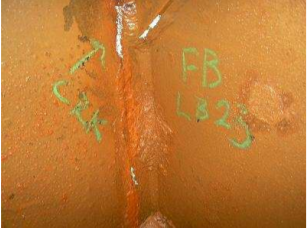
#> input picture Test2.bmp, 307 x 228 px, given in place of Test4.png, which was not available
$ jupyter execute --allow-errors 'Test Percolation.ipynb'   (older library calls are emulated)
#> lines starting #> are read from the running program, lines starting #| are printed output that depends on the picture; pictures that were not available may be replaced by others from this repository, and a replacement may not be noted
#> further down, frame is the input picture: shape (228, 307, 3); mean B, G, R 51.6, 121.3, 189.6
#> `gray = cv2.cvtColor(frame, cv2.COLOR_BGR2GRAY)`:
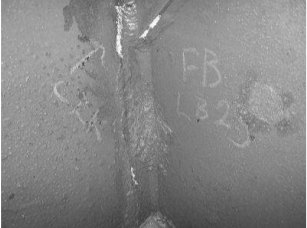
#> gray: shape (228, 307); min 59, max 255, mean 133.8
#> `bi_blur = cv2.bilateralFilter(gray,15,80,80)`:
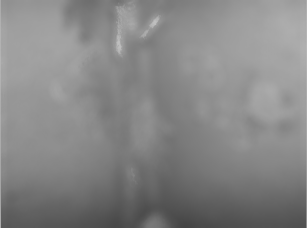
#> bi_blur: shape (228, 307); min 67, max 191, mean 133.4
[cell 1]
#Importing Necessary Files
import cv2
import numpy as np

import numpy as np
import os
import cv2
import matplotlib.pyplot as plt


# defining the crack detector function

# here weak_th and strong_th are thresholds for
# double thresholding step
def PCD(img, weak_th = None, strong_th = None):

    # conversion of image to grayscale
    img = cv2.cvtColor(img, cv2.COLOR_BGR2GRAY)

    # Noise reduction step
    img = cv2.GaussianBlur(img, (5, 5), 1.6)

    # Calculating the gradients
    gx = cv2.Sobel(np.float32(img), cv2.CV_64F, 1, 0, 3)
    gy = cv2.Sobel(np.float32(img), cv2.CV_64F, 0, 1, 3)

    # Conversion of Cartesian coordinates to polar
    mag, ang = cv2.cartToPolar(gx, gy, angleInDegrees = True)

    # setting the minimum and maximum thresholds
    # for double thresholding
    mag_max = np.max(mag)
    if not weak_th:weak_th = mag_max * 0.1
    if not strong_th:strong_th = mag_max * 0.5

    # getting the dimensions of the input image
    height, width = img.shape

    # Looping through every pixel of the grayscale
    # image
    for i_x in range(width):
        for i_y in range(height):

            grad_ang = ang[i_y, i_x]
            grad_ang = abs(grad_ang-180) if abs(grad_ang)>180 else abs(grad_ang)

            # selecting the neighbours of the target pixel
            # according to the gradient direction
            # In the x axis direction
            if grad_ang<= 22.5:
                neighb_1_x, neighb_1_y = i_x-1, i_y
                neighb_2_x, neighb_2_y = i_x + 1, i_y

            # top right (diagonal-1) direction
            elif grad_ang>22.5 and grad_ang<=(22.5 + 45):
                neighb_1_x, neighb_1_y = i_x-1, i_y-1
                neighb_2_x, neighb_2_y = i_x + 1, i_y + 1

            # In y-axis direction
            elif grad_ang>(22.5 + 45) and grad_ang<=(22.5 + 90):
                neighb_1_x, neighb_1_y = i_x, i_y-1
                neighb_2_x, neighb_2_y = i_x, i_y + 1

            # top left (diagonal-2) direction
            elif grad_ang>(22.5 + 90) and grad_ang<=(22.5 + 135):
                neighb_1_x, neighb_1_y = i_x-1, i_y + 1
                neighb_2_x, neighb_2_y = i_x + 1, i_y-1

            # Now it restarts the cycle
            elif grad_ang>(22.5 + 135) and grad_ang<=(22.5 + 180):
                neighb_1_x, neighb_1_y = i_x-1, i_y
                neighb_2_x, neighb_2_y = i_x + 1, i_y

            # Non-maximum suppression step
            if width>neighb_1_x>= 0 and height>neighb_1_y>= 0:
                if mag[i_y, i_x]<mag[neighb_1_y, neighb_1_x]:
                    mag[i_y, i_x]= 0
                    continue

            if width>neighb_2_x>= 0 and height>neighb_2_y>= 0:
                if mag[i_y, i_x]<mag[neighb_2_y, neighb_2_x]:
                    mag[i_y, i_x]= 0

    weak_ids = np.zeros_like(img)
    strong_ids = np.zeros_like(img)
    ids = np.zeros_like(img)

    # double thresholding step
    for i_x in range(width):
        for i_y in range(height):

            grad_mag = mag[i_y, i_x]

            if grad_mag<weak_th:
                mag[i_y, i_x]= 0
            elif strong_th>grad_mag>= weak_th:
                ids[i_y, i_x]= 1
            else:
                ids[i_y, i_x]= 2


    # finally returning the magnitude of
    # gradients of edges
    return mag

#Shi tomasi

def shi_tomasi(image):

    #Converting to grayscale
    gray_img = cv2.cvtColor(image,cv2.COLOR_BGR2GRAY)

    #Specifying maximum number of corners as 1000
    # 0.01 is the minimum quality level below which the corners are rejected
    # 10 is the minimum euclidean distance between two corners
    corners_img = cv2.goodFeaturesToTrack(gray_img,1000,0.01,10)

    corners_img = np.int0(corners_img)

    for corners in corners_img:

        x,y = corners.ravel()
        #Circling the corners in green
        cv2.circle(image,(x,y),3,[0,255,0],-1)

    return image

# Creating a VideoCapture object to read the video
cap = cv2.VideoCapture('Sample1.mp4')


# Loop until the end of the video
#> (the rest of this cell did not finish here and is left out)

[cell 2]
#Importing Necessary Files
import cv2
import numpy as np

import numpy as np
import os
import cv2
import matplotlib.pyplot as plt


# defining the crack detector function

# here weak_th and strong_th are thresholds for
# double thresholding step
def PCD(img, weak_th = None, strong_th = None):

    # Bilateral Filter
    #img = cv2.bilateralFilter(img,15,80,80)

    # conversion of image to grayscale
    img = cv2.cvtColor(img, cv2.COLOR_BGR2GRAY)

    # Noise reduction step
    img = cv2.GaussianBlur(img, (5, 5), 1.6)

    # Calculating the gradients
    gx = cv2.Sobel(np.float32(img), cv2.CV_64F, 1, 0, 3)
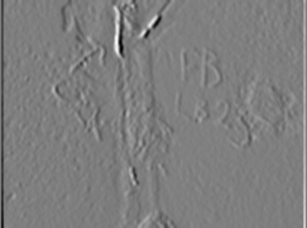
#> gx: shape (228, 307) float64; min -215, max 218, mean -0.1; drawn with min black and max white
    gy = cv2.Sobel(np.float32(img), cv2.CV_64F, 0, 1, 3)
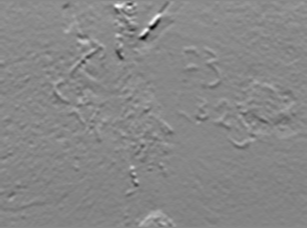
#> gy: shape (228, 307) float64; min -190, max 163, mean -1.9; drawn with min black and max white

    # Conversion of Cartesian coordinates to polar
    mag, ang = cv2.cartToPolar(gx, gy, angleInDegrees = True)
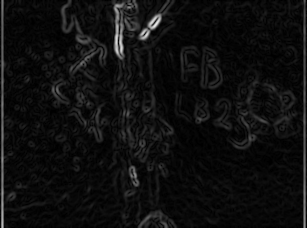
#> mag: shape (228, 307) float64; min 0, max 232.6, mean 15.1
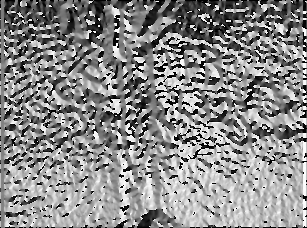
#> ang: shape (228, 307) float64; min 0, max 359.7, mean 195.4; drawn with min black and max white

    # setting the minimum and maximum thresholds
    # for double thresholding
    mag_max = np.max(mag)
#> mag_max = 232.6
    if not weak_th:weak_th = mag_max * 0.1
#> weak_th = 23.26
    if not strong_th:strong_th = mag_max * 0.5
#> strong_th = 116.3

    # getting the dimensions of the input image
    height, width = img.shape
#> height = 228; width = 307

    # Looping through every pixel of the grayscale
    # image
    for i_x in range(width):
        for i_y in range(height):

            grad_ang = ang[i_y, i_x]
            grad_ang = abs(grad_ang-180) if abs(grad_ang)>180 else abs(grad_ang)

            # selecting the neighbours of the target pixel
            # according to the gradient direction
            # In the x axis direction
            if grad_ang<= 22.5:
                neighb_1_x, neighb_1_y = i_x-1, i_y
                neighb_2_x, neighb_2_y = i_x + 1, i_y

            # top right (diagonal-1) direction
            elif grad_ang>22.5 and grad_ang<=(22.5 + 45):
                neighb_1_x, neighb_1_y = i_x-1, i_y-1
                neighb_2_x, neighb_2_y = i_x + 1, i_y + 1

            # In y-axis direction
            elif grad_ang>(22.5 + 45) and grad_ang<=(22.5 + 90):
                neighb_1_x, neighb_1_y = i_x, i_y-1
                neighb_2_x, neighb_2_y = i_x, i_y + 1

            # top left (diagonal-2) direction
            elif grad_ang>(22.5 + 90) and grad_ang<=(22.5 + 135):
                neighb_1_x, neighb_1_y = i_x-1, i_y + 1
                neighb_2_x, neighb_2_y = i_x + 1, i_y-1

            # Now it restarts the cycle
            elif grad_ang>(22.5 + 135) and grad_ang<=(22.5 + 180):
                neighb_1_x, neighb_1_y = i_x-1, i_y
                neighb_2_x, neighb_2_y = i_x + 1, i_y

            # Non-maximum suppression step
            if width>neighb_1_x>= 0 and height>neighb_1_y>= 0:
                if mag[i_y, i_x]<mag[neighb_1_y, neighb_1_x]:
                    mag[i_y, i_x]= 0
                    continue

            if width>neighb_2_x>= 0 and height>neighb_2_y>= 0:
                if mag[i_y, i_x]<mag[neighb_2_y, neighb_2_x]:
                    mag[i_y, i_x]= 0
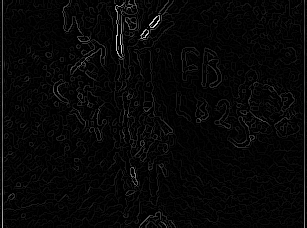
#> mag: shape (228, 307) float64; min 0, max 232.6, mean 6.9

    weak_ids = np.zeros_like(img)
    strong_ids = np.zeros_like(img)
    ids = np.zeros_like(img)

    # double thresholding step
    for i_x in range(width):
        for i_y in range(height):

            grad_mag = mag[i_y, i_x]

            if grad_mag<weak_th:
                mag[i_y, i_x]= 0
            elif strong_th>grad_mag>= weak_th:
                ids[i_y, i_x]= 1
            else:
                ids[i_y, i_x]= 2
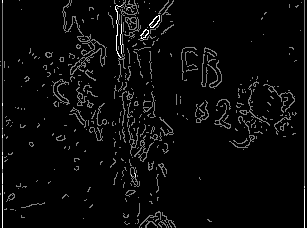
#> ids: shape (228, 307); min 0, max 2, mean 0.0758; drawn with min black and max white


    # finally returning the magnitude of
    # gradients of edges
    return mag

#Shi tomasi

def shi_tomasi(image):

    #Converting to grayscale
    gray_img = cv2.cvtColor(image,cv2.COLOR_BGR2GRAY)

    #Specifying maximum number of corners as 1000
    # 0.01 is the minimum quality level below which the corners are rejected
    # 10 is the minimum euclidean distance between two corners
    corners_img = cv2.goodFeaturesToTrack(gray_img,1000,0.01,10)

    corners_img = np.int0(corners_img)

    for corners in corners_img:

        x,y = corners.ravel()
        #Circling the corners in green
        cv2.circle(image,(x,y),3,[0,255,0],-1)

    return image


#Driver Code

frame= cv2.imread('Test4.png')
# Display the resulting frame
cv2.imshow('Frame', frame)
crack_frame = PCD(frame)
cv2.imshow('Cracked',crack_frame)
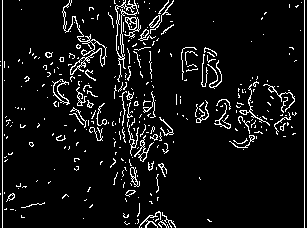
#> window 'Cracked': shape (228, 307); 7.2% white in thin lines or dots

#ShiTomasi Feature
#shi= shi_tomasi(frame)
#cv2.imshow('Shi',shi)
